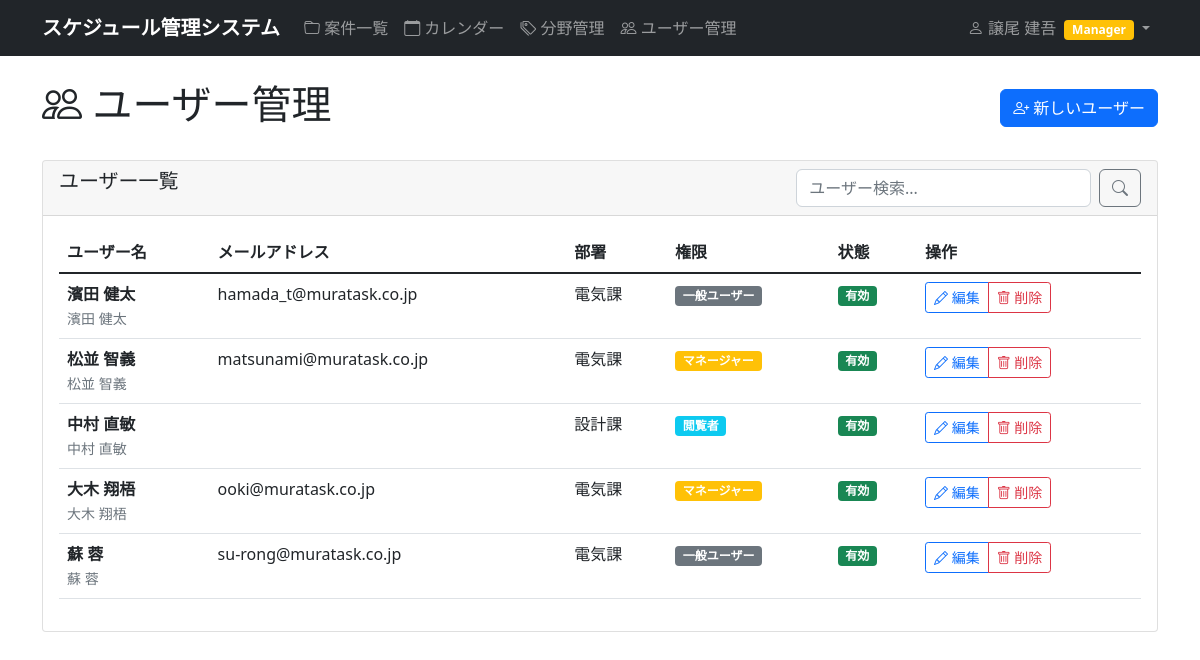
The page /accounts/users/ (signed in) on the database its author committed.
### accounts/models.py (models this page shows, shortened)
class CustomUser(AbstractUser):
    email = models.EmailField('メールアドレス', blank=True, null=True)
    department = models.CharField('部署', max_length=100, blank=True)
    phone = models.CharField('電話番号', max_length=20, blank=True)
    is_manager = models.BooleanField('マネージャー権限', default=False)
    is_viewer = models.BooleanField('閲覧者権限', default=False, help_text='全員の案件を閲覧できますが編集はできません')
    class Meta:
        verbose_name = 'ユーザー'
        verbose_name_plural = 'ユーザー'

### accounts/views.py (the view, shortened to what this page needs)
# urls.py: path('users/', views.user_list, name='user_list'),
@manager_required
def user_list(request):
    users = User.objects.filter(is_superuser=False).order_by('username')
    search = request.GET.get('search')
    paginator = Paginator(users, 20)
    page_number = request.GET.get('page')
    page_obj = paginator.get_page(page_number)
    context = {
        'page_obj': page_obj,
        'search': search,
    }
    return render(request, 'accounts/user_list.html', context)

### templates/accounts/user_list.html (shortened to what this page needs)
{% extends "base.html" %}
{% block content %}
<div class="row">
    <div class="col-md-12">
        <div class="d-flex justify-content-between align-items-center mb-4">
            <h1>
                <i class="bi bi-people"></i> ユーザー管理
            </h1>
            <a href="{% url 'accounts:user_create' %}" class="btn btn-primary">
                <i class="bi bi-person-plus"></i> 新しいユーザー
            </a>
        </div>
    </div>
</div>
<div class="row">
    <div class="col-md-12">
        <div class="card">
            <div class="card-header">
                <div class="row">
                    <div class="col-md-8">
                        <h5 class="card-title mb-0">ユーザー一覧</h5>
                    </div>
                    <div class="col-md-4">
                        <form method="get" class="d-flex">
                            <input type="text" name="search" class="form-control" placeholder="ユーザー検索..." value="{{ search|default:'' }}">
                            <button type="submit" class="btn btn-outline-secondary ms-2">
                                <i class="bi bi-search"></i>
                            </button>
                        </form>
                    </div>
                </div>
            </div>
            <div class="card-body">
                {% if page_obj %}
                    <div class="table-responsive">
                        <table class="table table-hover">
                            <thead>
                                <tr>
                                    <th>ユーザー名</th>
                                    <th>メールアドレス</th>
                                    <th>部署</th>
                                    <th>権限</th>
                                    <th>状態</th>
                                    <th>操作</th>
                                </tr>
                            </thead>
                            <tbody>
                                {% for user in page_obj %}
                                <tr>
                                    <td>
                                        <div class="fw-bold">{% if user.first_name or user.last_name %}{{ user.last_name }} {{ user.first_name }}{% else %}{{ user.username }}{% endif %}</div>
                                        {% if user.first_name or user.last_name %}
                                        <small class="text-muted">{{ user.last_name }} {{ user.first_name }}</small>
                                        {% endif %}
                                    </td>
                                    <td>{{ user.email }}</td>
                                    <td>{{ user.department|default:"-" }}</td>
                                    <td>
                                        {% if user.is_superuser %}
                                            <span class="badge bg-danger">スーパーユーザー</span>
                                        {% elif user.is_manager %}
                                            <span class="badge bg-warning">マネージャー</span>
                                        {% elif user.is_viewer %}
                                            <span class="badge bg-info">閲覧者</span>
                                        {% else %}
                                            <span class="badge bg-secondary">一般ユーザー</span>
                                        {% endif %}
                                    </td>
                                    <td>
                                        {% if user.is_active %}
                                            <span class="badge bg-success">有効</span>
                                        {% else %}
                                            <span class="badge bg-danger">無効</span>
                                        {% endif %}
                                    </td>
                                    <td>
                                        <div class="btn-group btn-group-sm">
                                            {% if user == request.user %}
                                            <a href="{% url 'accounts:profile' %}" class="btn btn-outline-primary">
                                                <i class="bi bi-person"></i> プロフィール
                                            </a>
                                            {% else %}
                                            <a href="{% url 'accounts:user_edit' user.id %}" class="btn btn-outline-primary">
                                                <i class="bi bi-pencil"></i> 編集
                                            </a>
                                            <a href="{% url 'accounts:user_delete' user.id %}" class="btn btn-outline-danger">
                                                <i class="bi bi-trash"></i> 削除
                                            </a>
                                            {% endif %}
                                        </div>
                                    </td>
                                </tr>
                                {% endfor %}
                            </tbody>
                        </table>
                    </div>
                {% endif %}
            </div>
        </div>
    </div>
</div>
{% endblock %}

### templates/base.html (shortened to what this page needs)
<!DOCTYPE html>
<head>
    <link href="https://cdn.jsdelivr.net/npm/bootstrap@5.1.3/dist/css/bootstrap.min.css" rel="stylesheet">
    <link rel="stylesheet" href="https://cdn.jsdelivr.net/npm/bootstrap-icons@1.7.2/font/bootstrap-icons.css">
    {% load static %}
    <link rel="stylesheet" href="{% static 'css/style.css' %}">
</head>
<body>
    <nav class="navbar navbar-expand-lg navbar-dark bg-dark">
        <div class="container">
                        <a class="navbar-brand" href="{% url 'schedule:project_list' %}">
                スケジュール管理システム
            </a>
            {% if user.is_authenticated %}
            <div class="collapse navbar-collapse" id="navbarNav">
                <ul class="navbar-nav me-auto">
                    <li class="nav-item">
                        <a class="nav-link" href="{% url 'schedule:project_list' %}">
                            <i class="bi bi-folder"></i> 案件一覧
                        </a>
                    </li>
                    <li class="nav-item">
                        <a class="nav-link" href="{% url 'schedule:calendar' %}">
                            <i class="bi bi-calendar"></i> カレンダー
                        </a>
                    </li>
                    <li class="nav-item">
                        <a class="nav-link" href="{% url 'schedule:field_list' %}">
                            <i class="bi bi-tags"></i> 分野管理
                        </a>
                    </li>
                    {% if user.is_manager or user.is_superuser %}
                    <li class="nav-item">
                        <a class="nav-link" href="{% url 'accounts:user_list' %}">
                            <i class="bi bi-people"></i> ユーザー管理
                        </a>
                    </li>
                    {% endif %}
                </ul>
                <ul class="navbar-nav">
                    <li class="nav-item dropdown">
                        <a class="nav-link dropdown-toggle" href="#" role="button" data-bs-toggle="dropdown">
                            <i class="bi bi-person"></i> {% if user.first_name or user.last_name %}{{ user.last_name }} {{ user.first_name }}{% else %}{{ user.username }}{% endif %}
                            {% if user.is_manager %}<span class="badge bg-warning ms-1">Manager</span>{% endif %}
                        </a>
                    </li>
                </ul>
            </div>
            {% endif %}
        </div>
    </nav>
    <main class="container mt-4">
        {% block content %}
        {% endblock %}
    </main>
</body>
</html>

### static/css/style.css (style rules this page uses)
.form-control { border-radius: 0.375rem; }
.navbar-brand { font-weight: bold; }
.btn { border-radius: 0.375rem; font-weight: 500; }
.badge { font-size: 0.75em; }

### rows shown on the page
CustomUser: last_name "譲尾", first_name "建吾"
CustomUser: last_name "濱田", first_name "健太", email "hamada_t@muratask.co.jp", department "電気課", is_superuser "一般ユーザー", is_active "有効", shows "編集"
CustomUser: last_name "松並", first_name "智義", email "matsunami@muratask.co.jp", department "電気課", is_superuser "マネージャー", is_active "有効", shows "編集"
CustomUser: last_name "中村", first_name "直敏", department "設計課", is_superuser "閲覧者", is_active "有効", shows "編集"
CustomUser: last_name "大木", first_name "翔梧", email "ooki@muratask.co.jp", department "電気課", is_superuser "マネージャー", is_active "有効", shows "編集"
CustomUser: last_name "蘇", first_name "蓉", email "su-rong@muratask.co.jp", department "電気課", is_superuser "一般ユーザー", is_active "有効", shows "編集"
